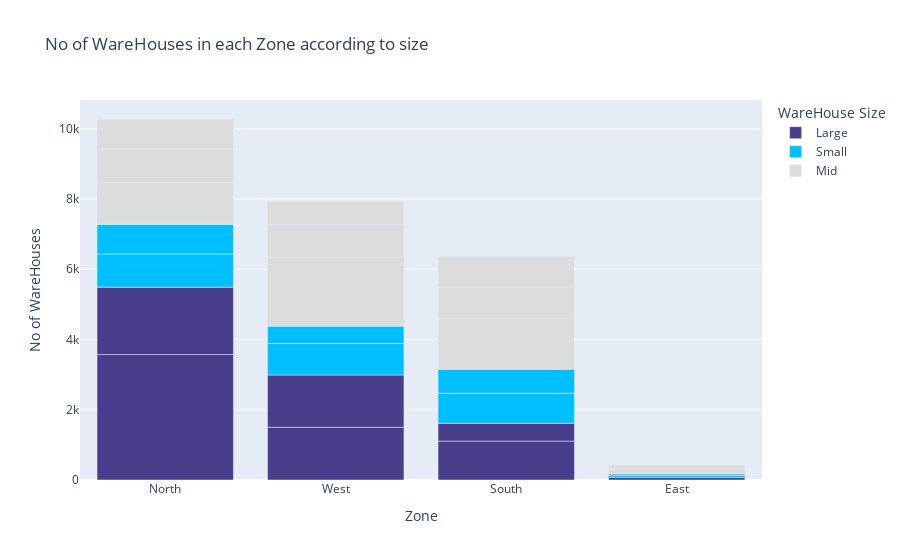

The notebook cell saved with this chart:
### Code cell
fig = px.bar(zone_df, x=zone_df["Zone"], y=zone_df["No of WareHouses"], color=zone_df["WareHouse Size"], title="No of WareHouses in each Zone according to size", color_discrete_sequence=["darkslateblue", "deepskyblue", "gainsboro"])
fig.show()

### Figure 1 — Plotly figure (JSON) as saved in the notebook; plotly's stock layout.template omitted (floating-point values rounded to 4 significant figures)
{"data": [{"alignmentgroup": "True", "hovertemplate": "WareHouse Size=Large<br>Zone=%{x}<br>No of WareHouses=%{y}<extra></extra>", "legendgroup": "Large", "marker": {"color": "darkslateblue", "pattern": {"shape": ""}}, "name": "Large", "offsetgroup": "Large", "orientation": "v", "showlegend": true, "textposition": "auto", "type": "bar", "x": ["North", "North", "West", "West", "South", "South", "East"], "xaxis": "x", "y": [3573, 1917, 1501, 1489, 1107, 508, 74], "yaxis": "y"}, {"alignmentgroup": "True", "hovertemplate": "WareHouse Size=Small<br>Zone=%{x}<br>No of WareHouses=%{y}<extra></extra>", "legendgroup": "Small", "marker": {"color": "deepskyblue", "pattern": {"shape": ""}}, "name": "Small", "offsetgroup": "Small", "orientation": "v", "showlegend": true, "textposition": "auto", "type": "bar", "x": ["North", "West", "South", "North", "South", "West", "East", "East"], "xaxis": "x", "y": [946, 897, 856, 841, 680, 490, 58, 43], "yaxis": "y"}, {"alignmentgroup": "True", "hovertemplate": "WareHouse Size=Mid<br>Zone=%{x}<br>No of WareHouses=%{y}<extra></extra>", "legendgroup": "Mid", "marker": {"color": "gainsboro", "pattern": {"shape": ""}}, "name": "Mid", "offsetgroup": "Mid", "orientation": "v", "showlegend": true, "textposition": "auto", "type": "bar", "x": ["West", "South", "North", "North", "West", "South", "South", "North", "West", "East", "East"], "xaxis": "x", "y": [1966, 1444, 1186, 961, 923, 885, 882, 854, 665, 142, 112], "yaxis": "y"}], "layout": {"barmode": "relative", "legend": {"title": {"text": "WareHouse Size"}, "tracegroupgap": 0}, "title": {"text": "No of WareHouses in each Zone according to size"}, "xaxis": {"anchor": "y", "domain": [0, 1], "title": {"text": "Zone"}}, "yaxis": {"anchor": "x", "domain": [0, 1], "title": {"text": "No of WareHouses"}}}}
